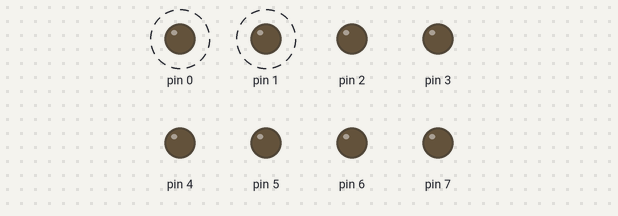
This sketch was run on a simulated Arduino Uno, built with avr-gcc and run on an emulated ATmega328P. Parts: output pins drawn as LEDs (lit = HIGH). Dashed ring = blinking.

Above: at 0.2 s.
Timing chart, 0 to 3.0 s (numbered marks = the images above):
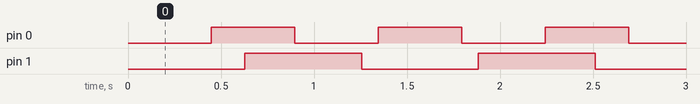

The sketch:

Ex_4.1.ino
```cpp
#include <avr/io.h>
#include <avr/interrupt.h>
int count0 = 0;
int count2 = 0;

int main(void) {
  DDRD = 0xFF;
  SREG= 0x80;
  TCCR0A = 0x00;
  TCCR0B = 0x03; // Set prescaler as 8 while maintaining CTC mode
  TIMSK0 = 0x01;
  TCNT0 = 200;
  TCNT2 = 100;
  TCCR2A = 0x00;
  TCCR2B = 0x03;
  TIMSK2 = 0x01;

while(true) {

}

}

ISR(TIMER0_OVF_vect) {
  count0++;
  if(count0==2000) { // Multiplied count0 by 8(orginally 250) to make up for the prescaler being 8 times as fast
    PORTD ^=1<<0;

    count0 =0;

  }
  TCNT0 = 200;
}
ISR(TIMER2_OVF_vect) {
  count2++;
  if(count2==2000) { //  Multiplied count2 by 8(orginally 1000) to make up for the prescaler being 8 times as fast
    PORTD ^=1<<1;

    count2 =0;

  }
  TCNT2 = 100;
}
```

Measured:
- by itself, pin 0: alternates HIGH for 0.45 s and LOW for 0.45 s
- by itself, pin 1: alternates HIGH for 0.63 s and LOW for 0.63 s
- by itself, everything shown: repeats every 6.3 s, in 22 steps
